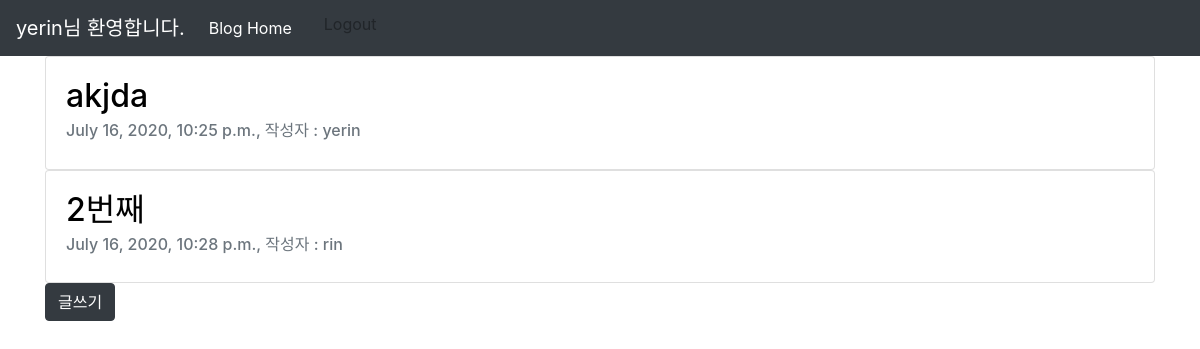
Screenshot of /blog/ (signed in) with the database file from the repository.
### blog/models.py (models this page shows, shortened)
class Blog(models.Model):
    title = models.CharField(max_length = 200)
    pub_date = models.DateTimeField('data published')
    body = models.TextField()
    writer = models.ForeignKey(User, on_delete=models.CASCADE, null=True)
    likes = models.ManyToManyField(User, through='Like', through_fields=('blog', 'user'), related_name='likes')

### blog/views.py (the view)
# urls.py: path('', views.blog , name="blog"),
def blog(request):
    blogs = Blog.objects.all()
    return render(request,'blog.html', { 'blogs' : blogs })

### blog/templates/blog.html
{% extends 'basic.html' %}
{% block content %}
{% if blogs %}
{% for blog in blogs %}
<div class="card">
  <div class="card-body">
    <h2 class="card-title"><a href="{%url 'detail' blog.id%}" style="color: black">{{blog.title}}</a></25>
      <h6 class="card-subtitle mb-2 text-muted">{{blog.pub_date}}, 작성자 : {{blog.writer}}</h6>
  </div>
</div>
{% endfor %}
{% else %}
<h1>글이 존재하지 않습니다.</h1>
{% endif %}
<a href="{% url 'new' %}"><button type="button" class="btn btn-dark">글쓰기</button></a>
</div>
{% endblock %}

### templates/basic.html (shortened to what this page needs)
<!DOCTYPE html>
<html lang="en">
<head>
  <link rel="stylesheet" href="https://stackpath.bootstrapcdn.com/bootstrap/4.5.0/css/bootstrap.min.css"
>
</head>
<body>
  <nav class="navbar navbar-expand-lg navbar-dark bg-dark">
    {% if user.is_authenticated %}
    <a class="navbar-brand" href="#">{{user.username}}님 환영합니다.</a>
    <div class="collapse navbar-collapse" id="navbarSupportedContent">
      <ul class="navbar-nav mr-auto">
        <li class="nav-item active">
          <a class="nav-link" href="{% url 'blog' %}">Blog Home <span class="sr-only">(current)</span></a>
        </li>
        <li class="nav-item active">
          <a class="dropdown-item" href="javascript:{document.getElementById('logout').submit()}">Logout</a>
        </li>
      </ul>
    </div>
    {% endif %}
  </nav>
  <div class="container">
    {% block content %}
    {% endblock %}
</body>
</html>

### rows the page displays
Blog: title "akjda", pub_date "July 16, 2020, 10:25 p.m.", writer "yerin"
Blog: title "2번째", pub_date "July 16, 2020, 10:28 p.m.", writer "rin"

### other values shown
{{ user.username }} "yerin"
